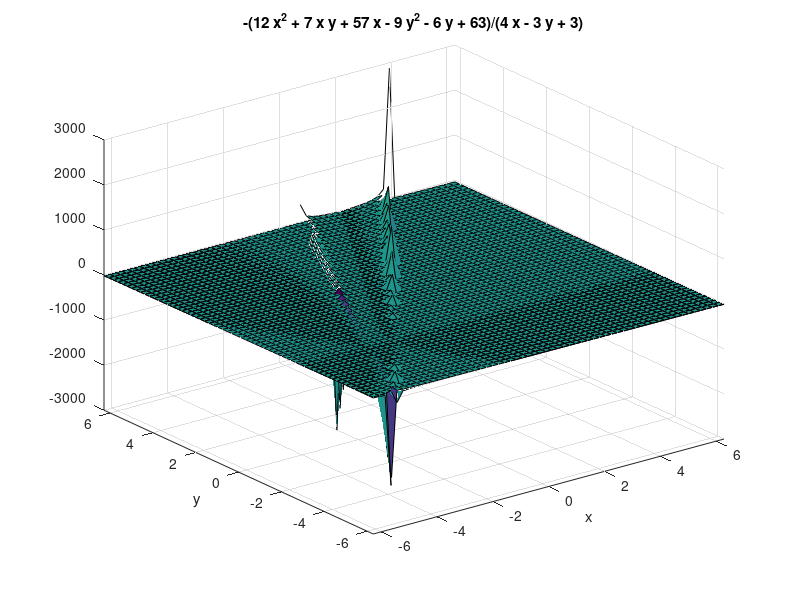

The MATLAB source for this figure:
figure
ezsurf(['-(33*x + 3*x*y + 6*x^2 - 4*y^2 + 36)/(2*x - y + 5)' ]) 
hold on
ezsurf(['-(12*x^2 + 7*x*y + 57*x - 9*y^2 - 6*y + 63)/(4*x - 3*y + 3)' ]) 
hold on
return
figure
ezplot(['x - y/2 + 3/2' ]) 
hold on
ezplot(['0*x - y - 3' ]) 
hold on
ezplot(['(3*y)/4 - x - 7/4' ]) 
hold on
ezplot(['x + (6^(1/2)*y)/4 - (11*6^(1/2))/24 + 1/2' ]) 
hold on
ezplot(['- x - (6^(1/2)*y)/4 - 6^(1/2)/24 - 3/2' ]) 
hold on

return



figure
ezplot(['-x - 2*y - 4' ],[-25,5],[-3,13]) 
hold on
ezplot(['x + 2*y - 4' ],[-25,5],[-3,13]) 
hold on
ezplot(['48*x - 56*y + 4*x*y + x^2 + 4*y^2 - 184'],[-25,5],[-3,13]) 
hold on

ezplot(['2*y - x - 44' ],[-25,5],[-3,13]) 
hold on
ezplot(['x-9/5*y-5' ],[-25,5],[-3,13]) 
hold on


return

figure
ezplot(['x - (5*y)/7 - 25/7' ]) 
hold on
ezplot(['4 - 2*y - x' ]) 
hold on
ezplot(['x - (4*y)/7 - 27/7' ]) 
hold on
ezplot(['x - y/3 - 14/3' ]) 
hold on

return






figure
ezplot(['5/2 - y/2 - x' ]) 
hold on
ezplot(['x + 3*y - 10' ]) 
hold on
ezplot(['2 - (7*y)/5 - x' ]) 
hold on
ezplot(['17/5 - (7*y)/5 - x' ]) 
hold on
ezplot(['x + 3*y - 5' ]) 
hold on
return



figure
ezplot(['x + 7*y - 10' ]) 
hold on
ezplot(['x + 2*y - 4' ]) 
hold on
ezplot(['48*x - 56*y + 4*x*y + x^2 + 4*y^2 - 184']) 
hold on
ezplot(['x - (9*y)/5 - 5' ]) 
hold on
ezplot(['0*x - y - 5 ']) 

return


figure
ezplot(['x + 2*y + 4'] ,[-25,5],[-6,11])   
hold on
ezplot(['x - (9*y)/5 - 5'] ,[-25,5],[-6,11])   
hold on
ezplot(['0*x -  y - 5'] ,[-25,5],[-6,11])   
hold on
ezplot(['x + 7*y - 46'] ,[-25,5],[-6,11])   
hold on


return

figure
ezplot('x + 7*y - 10' ,[-10,5],[-3,3])   
hold on
ezplot('x - (5*y)/7 - 25/7' ,[-10,5],[-3,3])   
hold on
ezplot('- x - 2*y - 4' ,[-10,5],[-3,3])   
hold on
ezplot('48*x - 56*y + 4*x*y + x^2 + 4*y^2 - 184' ,[-10,5],[-3,3])   
hold on
ezplot('x - (9*y)/5 - 5' ,[-10,5],[-3,3])   
return




figure
ezplot('-x-7*y-4',[-110,10],[-2,16])   
hold on
ezplot('56*y-48*x-4*x*y-x^2-4*y^2+184',[-110,10],[-2,16])   
hold on
ezplot('x+2*y-4',[-110,10],[-2,16])   
hold on
%ezplot('x - y/3 - 14/3',[-55,-20],[-6,11])   
hold on
return


figure
ezplot('-x-7*y+10',[-50,100],[-20,5])   
hold on
ezplot('-x-2*y-4',[-50,100],[-20,5])   
hold on
ezplot('-56*y+48*x+4*x*y+x^2+4*y^2-184',[-20,5],[-20,16])   
hold on
return
ezplot('0*x+y-2',[-110,10],[-2,16])   
hold on
%ezplot('x - y/3 - 14/3',[-55,-20],[-6,11])   
hold on
return

figure
ezplot('x+7*y-10',[-110,10],[-2,16])   
hold on
ezplot('5*y/7-x+25/7',[-110,10],[-2,16])   
hold on
ezplot('-x-2*y+4',[-110,10],[-2,16])   
hold on
%ezplot('x - y/3 - 14/3',[-55,-20],[-6,11])   
hold on
return







figure
ezplot('x + 2*y + 4',[-55,-20],[-6,11])   
hold on
%ezplot('x - (9*y)/5 - 5',[-55,-20],[-6,11])   
hold on
ezplot('0*x - y - 5',[-55,-20],[-6,11])   
hold on
%ezplot('x - y/3 - 14/3',[-55,-20],[-6,11])   
hold on
ezplot('x - 2*y + 44',[-55,-20],[-6,11])   
hold on
return

figure
ezplot('x + 7*y+ 4',[0,10],[-5,5])   
hold on
ezplot('x + 7*y - 10',[0,10],[-5,5])   
hold on
ezplot('148*x - 196*y + (x + 7*y)^2 - 684',[0,10],[-5,5])    
hold on
ezplot('x - 9/5*y - 5',[0,10],[-5,5])    
hold on
ezplot('x - y/3 - 14/3',[0,10],[-5,5])   
hold on
return

figure
ezplot('x + 7*y - 10',[0,10],[-5,5])   
hold on
ezplot('148*x - 196*y + (x + 7*y)^2 - 684',[0,10],[-5,5])    
hold on
ezplot('4 - 2*y - x ',[0,10],[-5,5])   
hold on
ezplot('x - y/3 - 14/3',[0,10],[-5,5])   
hold on
ezplot('(5*y)/7 - x + 25/7 ',[0,10],[-5,5])   
hold on
return

figure
%ezplot('-1+5/2*y+x',[-30,-20],[-5,5]) 
%hold on
ezplot('-x-7*y-4',[0,10],[-5,5]) 
hold on
ezplot('x+7*y-10',[0,10],[-5,5]) 
hold on
ezplot('4-2*y-x',[0,10],[-5,5]) 
hold on
ezplot('196*y - 148*x - (x + 7*y)^2 + 684',[0,10],[-5,5]) 
hold on

return

figure
ezplot('-1+5/2*y+x',[-30,-20],[5,15]) 
hold on
ezplot('-x-2*y-4',[-30,-20],[5,15]) 
hold on
ezplot('x-2*y+44',[-30,-20],[5,15]) 
hold on

return



ezsurf('x*y')
   xlim([-2, 2]); % Set x-axis range from 0 to 6
   ylim([-2, 2]); % Set y-axis range from 0 to 6
return

figure
ezplot('x + 5/2*y -1',[-30,30]) 
hold on
ezplot('-x - 2*y - 4',[-30,30]) 
hold on
ezplot('x + 7*y -46',[-30,30]) 
hold on
%ezplot('8*x + 24*y -(x+2*y)^2-32') 
%hold on
xlim([-100, 100]); % Set x-axis range from 0 to 6
ylim([-100, 100]); % Set y-axis range from 0 to 6
return


figure
ezplot('x+7*y+4') 
hold on
ezplot('x+7*y-10') 
hold on
ezplot('-x + (9*y)/5 + 5') 
hold on
ezplot('-148*x + 196*y - (x + 7*y)^2 + 684') 
hold on

return




%ezplot('-x+9*y/5+5
hold on
ezplot('0*x+y+5')  
hold on
ezplot('x+0*y+4')  
hold on

return




figure
ezplot('y-sqrt(x)')
hold on
ezplot('y-x/2')

hold on
return
figure
ezplot('0*x+y')  
hold on
ezplot('x+0*y')  
hold on
ezplot('x^2-y-1')  
hold on
return



figure
%ezplot('0*x+y-2') 
%hold on
ezplot('x+y-6') 
hold on
ezplot('0*x+y')  
hold on
ezplot('y^2-x')  
hold on
return
h = ezplot('-x+4*y-4')  
set(h, 'Color', 'g')
hold on
h = ezplot('-x+8*y-12')  
set(h, 'Color', 'r')
hold on
h = ezplot('x+8*y-20')  
set(h, 'Color', 'r')
hold on
return

ezplot('-5*y -4*x -20 ')
%ezplot('−4*x − 5*y − 20')
hold on
return

figure
ezplot('(5*x^2)/56 + (5*x)/7 - (5*y^2)/4 + 10/7')
hold on
ezplot('-x -7*y -4')
hold on
ezplot('x + 7*y -10')
hold on
ezplot('-x -2*y -4')
hold on
ezplot('x + 2*y -4')
hold on
ezplot('148*x- 196*y+(x+7*y)^2-684')
hold on
return

% ezplot('0*x-y-5')  
 hold on
% ezplot('x+7*y+4')  
%hold on
ezplot('-x+0*y-4')  
hold on
ezplot('9*y/5 -x + 5 ')
%ezplot('x+5*y/9 + 20/9 ')
return



ezplot('x - y/2 - 2')
hold on
ezplot('x - 2 + 0*y')
hold on
ezplot('(2*y)/5 - x + 8/5') 
xlim([-0.5, 2.5]); % Set x-axis range from 0 to 6
ylim([-4.5, 1.5]); % Set y-axis range from 0 to 6
%return



figure
ezplot('x + y/3 - 2')
hold on
ezplot('0*x -y')
hold on
ezplot('(2*y)/5 - x + 8/5') 
xlim([-0.5, 2.5]); % Set x-axis range from 0 to 6
ylim([-4.5, 1.5]); % Set y-axis range from 0 to 6
%return

figure
ezplot('x - y/2 - 2')
hold on
ezplot('0*x -y')
hold on
ezplot('(2*y)/5 - x + 8/5') 
xlim([-0.5, 2.5]); % Set x-axis range from 0 to 6
ylim([-4.5, 1.5]); % Set y-axis range from 0 to 6

%return

figure
ezplot('2 - y/3 - x')
hold on
ezplot('x - 2 + 0*y')
hold on
ezplot('(2*y)/5 - x + 8/5') 

xlim([-0.5, 2.5]); % Set x-axis range from 0 to 6
ylim([-4.5, 1.5]); % Set y-axis range from 0 to 6

return


% 
% figure
% y/7 - x + 4/7 <= 0 
% x + y/3 - 2 <= 0 
% -y <= 0 
% Variables
% 
% ans =
% 
% [x, y]
% 
%     "nVertices = "    "4"
% 
% vx =  5.714286e-01  1  1.600000e+00  1.818182e+00  
% vy =  0  3  0  5.454545e-01  
% 
% Intersection of following ineqs
% y/7 - x + 4/7 <= 0 
% x - (2*y)/5 - 8/5 <= 0 
% -y <= 0 
% x + y/3 - 2 <= 0 
% Variables
% 
% ans =
% 
% [x, y]
% 
%     "nVertices = "    "3"
% 
% vx =  2  1.818182e+00  1.600000e+00  
% vy =  0  5.454545e-01  0  
% 
% Intersection of following ineqs
% x + y/3 - 2 <= 0 
% -y <= 0 
% (2*y)/5 - x + 8/5 <= 0 
% return





figure;
ezplot(' x + y   ')
hold on
ezplot(' x - y   ')
hold on
ezplot(' 0.5 * x - y   ')
hold on
ezplot(' 0*x + y -1  ')
hold on
xlim([-2, 2]); % Set x-axis range from 0 to 6
ylim([-1, 2]); % Set y-axis range from 0 to 6

return


ezplot('x + 2*y + 4 ') 
hold on
ezplot('(9*y)/5 - x + 5  ')
hold on
ezplot('0*x + y + 5  ') 
hold on


figure;
ezplot('- x - 7*y - 4  ')
hold on
ezplot('x + 2*y + 4 ') 
hold on
ezplot('(9*y)/5 - x + 5  ')
hold on
ezplot('0*x + y + 5  ') 
hold on

return

figure;
ezplot('2*x^3-24*x^2+90*x+7 ')
return

figure;
ezplot('- x - 7*y - 4  ')
hold on
ezplot('x +7*y - 10  ')
hold on
ezplot('x + 2*y + 4 ') 
hold on
return


% - s1 - 7*s2 - 4 <= 0 
% s1 + 7*s2 - 10 <= 0 
% s1 + 2*s2 + 4 <= 0 
% 
% s1 + 7*s2 + 4 <= 0 
% s1 - (9*s2)/5 - 5 <= 0 
% - s2 - 5 <= 0 
% s1 + 2*s2 + 4 <= 0 

figure;
ezplot('- x - 7*y - 4  ')
hold on
ezplot('(9*y)/5 - x + 5  ')
hold on
ezplot('56*y-48*x-4*x*y-x^2-4*y^2+184') 
hold on
ezplot('x + 2*y - 4 ') 
hold on
ezplot('x + 2*y + 4 ') 
hold on
return




figure;
ezplot('- x - 7*y - 4  ')
hold on
ezplot('148*x - 196*y + (x + 7*y)^2 - 684 ')
hold on
ezplot('(9*y)/5 - x + 5  ')
hold on
ezplot('56*y-48*x-4*x*y-x^2-4*y^2+184') 
hold on
ezplot('x + 2*y - 4 ') 
hold on
return

figure;
ezplot('- x - 7*y - 4  ')
hold on
ezplot('x + 2*y + 4 ') 
hold on
ezplot('56*y-48*x-4*x*y-x^2-4*y^2+184') 
hold on
ezplot('x + 2*y - 4 ') 
hold on

return

figure;
ezplot('- x - 7*y - 4  ')
hold on
ezplot('(9*y)/5 - x + 5  ')
hold on
ezplot('x + 2*y + 4 ') 
hold on
ezplot('x + 2*y - 4 ') 
hold on
return


figure;
ezplot('- x - 7*y - 4  ')
hold on
ezplot('148*x - 196*y + (x + 7*y)^2 - 684 ')
hold on
ezplot('(9*y)/5 - x + 5  ')
hold on
X = [3.1591,3.1591,3.0591,3.2591,3.0591,3.2591];
Y = [-1.1227,-0.9227,-1.0227,-1.0227,-0.5381,-1.5073];
plot(X,Y);
hold on;

return
figure;
X = [-5,-5,1,0,-5,-5,1];
Y = [5,-4,3,-4,-4,5,3];

plot(X,Y);
hold on;
xlim([-6, 4]); % Set x-axis range from 0 to 6
ylim([-5, 6]); % Set y-axis range from 0 to 6

return
X = [1,0,2,2,1];
Y = [3,-4,0,1,3];
plot(X,Y);
hold on;

return
%d(1)=domain([-5,-4;0,-4;1,3;-5,5],x,y); 
 %           d(2)=domain([0,-4;2,0;2,1;1,3],x,y); 

figure;

hold on

ezplot('0*x + y + 5  ') 
hold on


ezplot('9*y/5-x+5')
hold on
return


figure;
ezplot('x + 0*y + 4 ') 
hold on
f = ezplot('- x/sqrt(2) - y - 7.824 ') 
set(f, 'Color', 'r');

hold on

ezplot('0*x + y + 5  ') 
hold on


ezplot('9*y/5-x+5')
hold on
return



ezplot('x + y + 2')

%ezplot('x + 2*y + 4 <= 0') 
hold on
ezplot('x + 0*y + 1 ') 
hold on
ezplot('0*x + y + 1 ') 
hold on
ezplot('2* x + y + 2')

%ezplot('x + 2*y + 4 <= 0') 
hold on
%ezplot('x + 7*y - 46 <= 0') 
%hold on
return
figure;
ezplot('1-5/2*y-x  ')
hold on
ezplot('- x - 2*y - 4 ')
hold on
ezplot('x - 2*y +44  ')
hold on
return





ezplot('(9*y)/5 - x + 5 ')
hold on
return

x = sym('x')
y = sym('y')
subs(4 - 2*y - x,[x,y],[-20,13])
subs(x-2*y+44,[x,y],[-20,13])
return

figure;
ezplot('8*x+24*y-(x+2*y)^2-32 ')
hold on
ezplot('x + (5*y)/2 - 1 ')
hold on
return



ezplot('4 - 2*y - x ')
 hold on
 ezplot('-x -2* y - 4 ') 
 hold on
ezplot('2*y-x-15 ')
hold on



return

%X = [-5,0,-5,-5];
%Y = [-4,-4,5,-4];
% X = [-5,0,1,-5];
% Y = [5,-4,3,5];
 X = [-5,-5,0,1,-5];
 Y = [5,-4,-4,3,5];

plot(X,Y);
xlim([-6, 2]); % Set x-axis range from 0 to 6
ylim([-5, 6]); % Set y-axis range from 0 to 6
return
ezplot('(9*y)/5 - x + 5 ')
hold on
%ezplot('x + 7*y - 10 ')
%hold on

ezplot('- x - 7*y - 4 ')
hold on
return

ezplot('148*x - 196*y + (x + 7*y)^2 - 684 ')
hold on
ezplot('y/3 - x + 14/3 ')
hold on

s2/3 - s1 + 14/3
return



ezplot('- y - 4 +0*x ')
hold on
ezplot('x + (5*y)/9 + 20/9 ')
hold on
ezplot('x + 3*y - 10 ')
hold on
ezplot('x - (6*y)/7 + 11/7  ')
hold on
ezplot('x - y/7 - 4/7')
hold on
ezplot('- x - 5 +0*y')
hold on
%return
%ezplot('-x + y ')
hold on
return
ezplot('-x -3 + y ')
hold on
ezplot('-x^2 +1 +  y ')
hold on
ezplot('-x^2 -1 + y ')
hold on
return
ezplot('x + y ')
hold on
ezplot('(5*y)/4 - x + 25/4')
hold on
ezplot('- x - (3*y)/2 - 3/2')
hold on
ezplot('27*x - (51*y)/2 + (x + (3*y)/2)^2 - 591/4 ')
hold on
ezplot('(9*y)/2 - 3*x + (x + (3*y)/2)^2 + 9/4')
hold on
return


(9*y)/2 - 3*x + (x + (3*y)/2)^2 + 9/4 <= 0 


ezplot('x+y-1')
hold on
ezplot('-x-y')
hold on
ezplot('y/3 - x - 1/6')
hold on
ezplot('x - (5*y)/4 - 25/4')
hold on
ezplot('(x + y)^2 - 8*x ')

hold on
ezplot('7*x - 5*y - 25')
hold on

return
ezplot('x + y - 1  ')
hold on
ezplot('- x - y  ')

hold on
ezplot('x - y/3 + 1/6 ')
hold on
ezplot('y - x - 1  ')
hold on
ezplot('(x + y)^2 - 8*x  ')
hold on
ezplot('18*y - 18*x - (x + y)^2 + 99  ')


hold on
return



return
%ezplot('-y')
%ezplot("-y")
%hold on
ezplot('log(abs(x))/log(exp(1))')
return
ezplot('x^2*(ln(abs(y)+0.5))'  )
return
%ezplot('exp(-x^2)',[-1,1]  )
%ezplot('sin(x)' ,[-1,1] )
ezplot('abs(x*y)'  )

hold on

%ezplot('x - 1' ) 
%hold on
ezplot('x - y'  )

hold on
ezplot('(2*y)/3 - x - 1') 
hold on
ezplot('- x - (2*y)/3' )
hold on
ezplot('6^(1/2)/4 - (6^(1/2)*x)/2 - y + 7/8'  )
hold on
ezplot('y + (6^(1/2)*x)/2 - 3/8' )
hold on
return
ezplot("x - y")
hold on

ezplot("-3*x + 2*y -3")
hold on
ezplot("x + y")
hold on
ezplot("x + y-2")
hold on
ezplot("x + 3*y/2+3/2")
hold on
ezplot("x + 3*y/2-9/2")
hold on
return
ezplot("3*x + 2*y")
hold on
return
ezplot('s2/2 - s1/2 - (s1 + s2)^2/36 + 11/4')
hold on
ezplot('(27*s1)/44 - (51*s2)/88 + (s1 + (3*s2)/2)^2/44 - 591/176')
hold on
return

(27*s1)/44 - (51*s2)/88 + (s1 + (3*s2)/2)^2/44 - 591/176 
s2/2 - s1/2 - (s1 + s2)^2/36 + 11/4 
(51*s2)/88 - (27*s1)/44 - (s1 + (3*s2)/2)^2/44 + 591/176 <= 0

%ezplot('x-y-2')
%hold on
%ezplot('-x+y')
%hold on
ezplot('8*x-(x+y)^2')
hold on
ezplot("x-y+1")
%ezplot("y-1")
hold on
ezplot("y+x-2")
hold on
ezplot("y+x")
hold on
